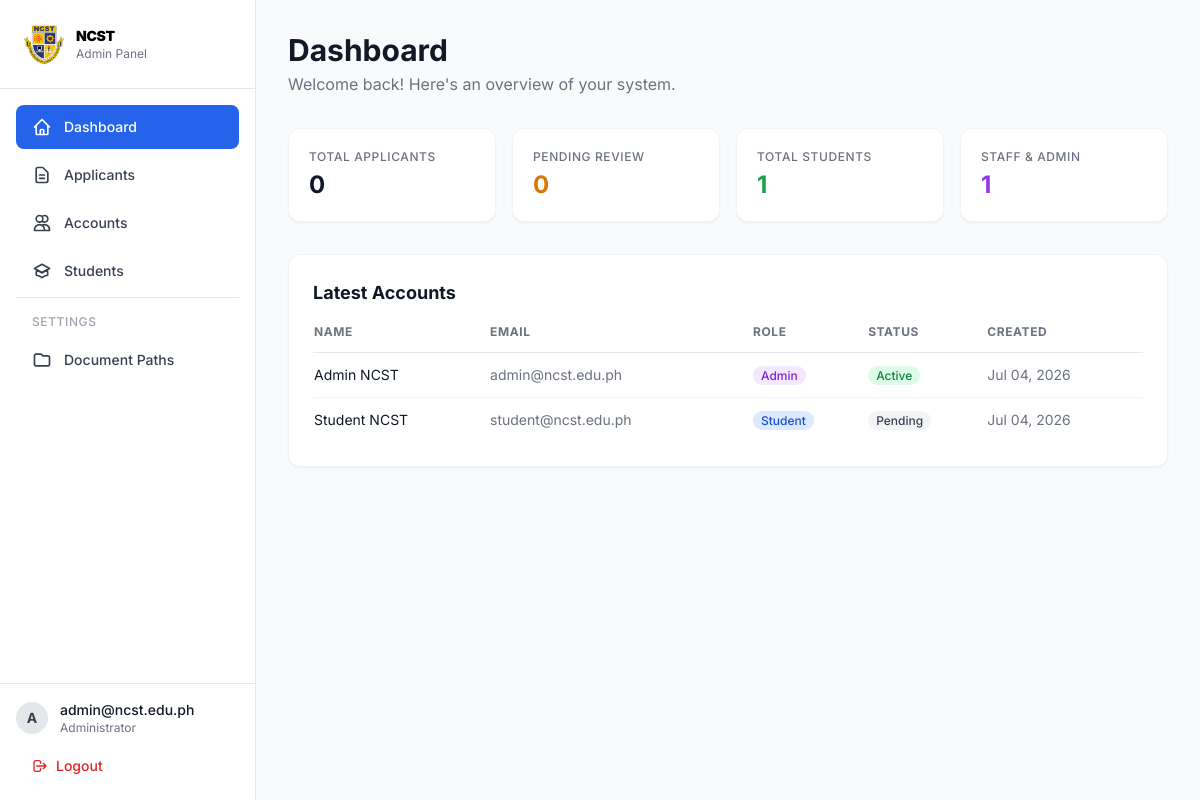
Before: /src/view/admin/ (signed in) with the older database file.
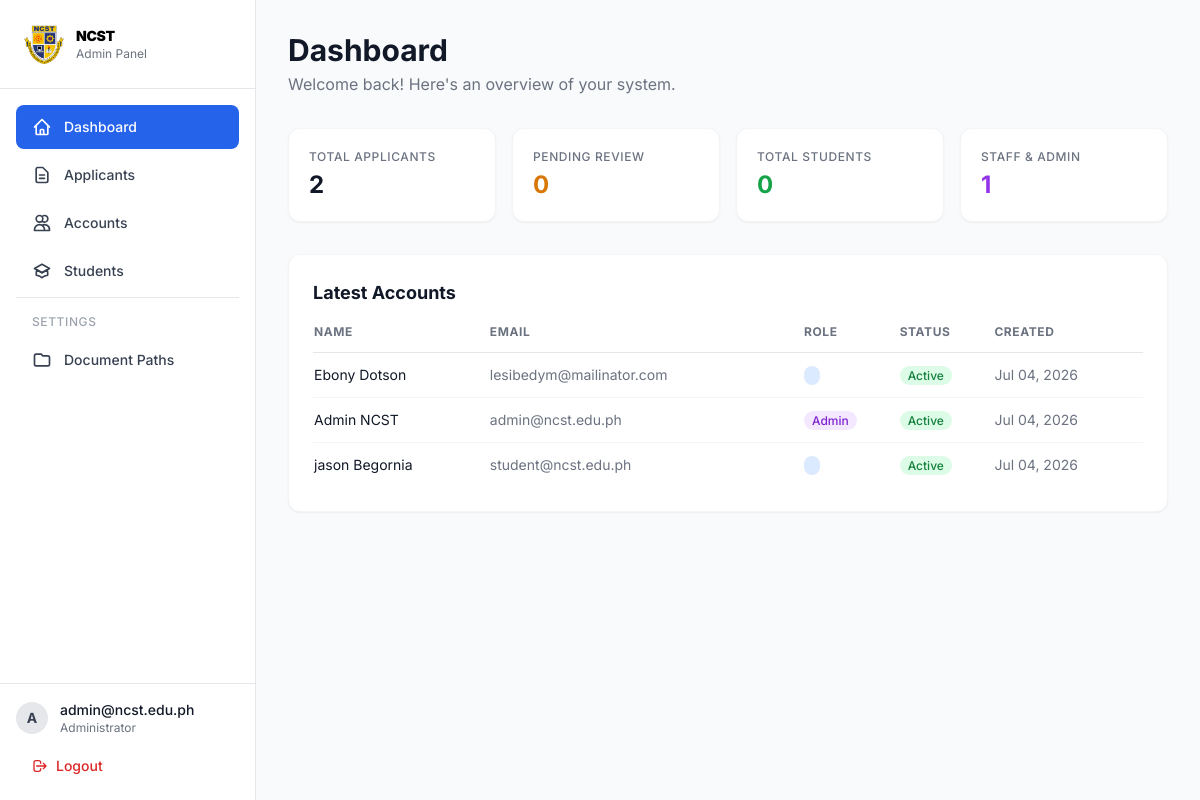
After: the same page with the newer database file.
### tables this page shows
CREATE TABLE `users` (
  `id` int(11) NOT NULL,
  `first_name` varchar(100) NOT NULL,
  `middle_name` varchar(100) DEFAULT NULL,
  `last_name` varchar(100) NOT NULL,
  `suffix` varchar(20) DEFAULT NULL,
  `birthday` date NOT NULL,
  `age` int(3) DEFAULT NULL,
  `gender` enum('Male','Female','Other') NOT NULL,
  `civil_status` enum('Single','Married','Widowed','Separated','Annulled') DEFAULT 'Single',
  `nationality` varchar(100) DEFAULT 'Filipino',
  `religion` varchar(100) DEFAULT NULL,
  `birth_place` varchar(255) DEFAULT NULL,
  `email` varchar(150) NOT NULL,
  `contact_number` varchar(20) NOT NULL,
  `home_address` varchar(255) DEFAULT NULL,
  `province` varchar(100) DEFAULT NULL,
  `city` varchar(100) DEFAULT NULL,
  `barangay` varchar(100) DEFAULT NULL,
  `zip_code` varchar(10) DEFAULT NULL,
  `password` varchar(255) NOT NULL,
  `role` enum('admin','staff','shs','college','registrar') NOT NULL DEFAULT 'college',
  `status` enum('active','inactive','pending','approved','rejected') NOT NULL DEFAULT 'pending',
  `deleted_at` date DEFAULT NULL,
  `created_by` int(11) DEFAULT NULL,
  `created_at` timestamp NOT NULL DEFAULT current_timestamp(),
  `updated_at` timestamp NOT NULL DEFAULT current_timestamp() ON UPDATE current_timestamp()
);

### src/view/admin/index.php (the view, shortened to what this page needs)
<?php
require_once __DIR__ . '/sidebar.php';
try {
    $stmt = $pdo->query("SELECT COUNT(*) FROM applicants");
    $total_applicants = $stmt->fetchColumn();
    $stmt = $pdo->query("SELECT COUNT(*) FROM applicants WHERE status = 'pending'");
    $pending_applicants = $stmt->fetchColumn();
    $stmt = $pdo->query("SELECT COUNT(*) FROM users WHERE role = 'student'");
    $total_students = $stmt->fetchColumn();
    $stmt = $pdo->query("SELECT COUNT(*) FROM users WHERE role IN ('admin', 'staff')");
    $total_staff = $stmt->fetchColumn();
    $stmt = $pdo->query("SELECT * FROM users ORDER BY created_at DESC LIMIT 10");
    $latest_accounts = $stmt->fetchAll();
} catch (Exception $e) {
    $total_applicants = $pending_applicants = $total_students = $total_staff = 0;
    $latest_accounts = [];
}
?>
<div class="mb-8">
    <h1 class="text-3xl font-bold text-gray-900">Dashboard</h1>
    <p class="text-gray-500 mt-1">Welcome back! Here's an overview of your system.</p>
</div>
<div class="flex gap-4 mb-8">
    <div class="flex-1 bg-white rounded-xl p-5 shadow-sm border border-gray-100">
        <p class="text-xs font-medium text-gray-500 uppercase tracking-wider">Total Applicants</p>
        <p class="text-2xl font-bold text-gray-900 mt-1"><?= $total_applicants ?></p>
    </div>
    <div class="flex-1 bg-white rounded-xl p-5 shadow-sm border border-gray-100">
        <p class="text-xs font-medium text-gray-500 uppercase tracking-wider">Pending Review</p>
        <p class="text-2xl font-bold text-amber-600 mt-1"><?= $pending_applicants ?></p>
    </div>
    <div class="flex-1 bg-white rounded-xl p-5 shadow-sm border border-gray-100">
        <p class="text-xs font-medium text-gray-500 uppercase tracking-wider">Total Students</p>
        <p class="text-2xl font-bold text-green-600 mt-1"><?= $total_students ?></p>
    </div>
    <div class="flex-1 bg-white rounded-xl p-5 shadow-sm border border-gray-100">
        <p class="text-xs font-medium text-gray-500 uppercase tracking-wider">Staff & Admin</p>
        <p class="text-2xl font-bold text-purple-600 mt-1"><?= $total_staff ?></p>
    </div>
</div>
<div class="bg-white rounded-xl p-6 shadow-sm border border-gray-100">
    <div class="flex items-center justify-between mb-4">
        <h2 class="text-lg font-bold text-gray-900">Latest Accounts</h2>
    </div>
    <div class="overflow-x-auto">
        <table class="w-full">
            <thead>
                <tr class="text-xs font-medium text-gray-500 uppercase tracking-wider border-b">
                    <th class="pb-3 text-left">Name</th>
                    <th class="pb-3 text-left">Email</th>
                    <th class="pb-3 text-left">Role</th>
                    <th class="pb-3 text-left">Status</th>
                    <th class="pb-3 text-left">Created</th>
                </tr>
            </thead>
            <tbody class="divide-y divide-gray-100">
                <?php if (empty($latest_accounts)): ?>
                    <tr>
                        <td colspan="5" class="py-4 text-center text-sm text-gray-500">No accounts found.</td>
                    </tr>
                <?php else: ?>
                    <?php foreach ($latest_accounts as $acc): ?>
                        <tr class="text-sm">
                            <td class="py-3 text-gray-900"><?= htmlspecialchars($acc['first_name'] . ' ' . $acc['last_name']) ?>
                            </td>
                            <td class="py-3 text-gray-500"><?= htmlspecialchars($acc['email']) ?></td>
                            <td class="py-3">
                                <span
                                    class="px-2 py-0.5 rounded-full text-xs font-medium <?= $acc['role'] === 'admin' ? 'bg-purple-100 text-purple-700' : 'bg-blue-100 text-blue-700' ?>">
                                    <?= ucfirst($acc['role']) ?>
                                </span>
                            </td>
                            <td class="py-3">
                                <span
                                    class="px-2 py-0.5 rounded-full text-xs font-medium <?= $acc['status'] === 'active' ? 'bg-green-100 text-green-700' : 'bg-gray-100 text-gray-700' ?>">
                                    <?= ucfirst($acc['status']) ?>
                                </span>
                            </td>
                            <td class="py-3 text-gray-500"><?= date('M d, Y', strtotime($acc['created_at'])) ?></td>
                        </tr>
                    <?php endforeach; ?>
                <?php endif; ?>
            </tbody>
        </table>
    </div>
</div>
</main>
</div>
</body>
</html>

Changed rows visible on the page:
removed users: first_name+last_name "Student NCST", email "student@ncst.edu.ph", role "Student", status "Pending", created_at "Jul 04, 2026"
added users: first_name+last_name "Ebony Dotson", email "lesibedym@mailinator.com", status "Active", created_at "Jul 04, 2026"
added users: first_name+last_name "jason Begornia", email "student@ncst.edu.ph", status "Active", created_at "Jul 04, 2026"
Other visible differences:
$total_applicants: "0" → "2"
$total_students: "1" → "0"
